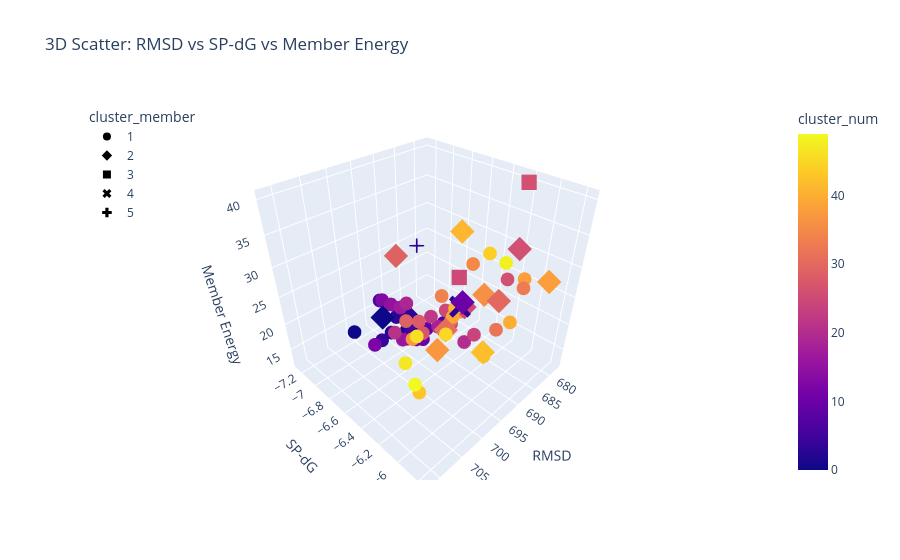

The notebook cell saved with this chart:
### Code cell
fig = px.scatter_3d(
    analysis_df,
    x='rmsd',
    y='spdg',
    z='member_energy',
    color='cluster_num',
    symbol='cluster_member',  # 可选
    hover_name='file_name',
    title='3D Scatter: RMSD vs SP-dG vs Member Energy'
)
fig.update_layout(
    legend=dict(x=0.01, y=0.99),
    scene=dict(
        xaxis_title='RMSD',
        yaxis_title='SP-dG',
        zaxis_title='Member Energy'
    )
)
fig.show()

### Figure 1 — Plotly figure (JSON) as saved in the notebook; plotly's stock layout.template omitted (floating-point values rounded to 4 significant figures)
{"data": [{"hovertemplate": "<b>%{hovertext}</b><br><br>cluster_member=1<br>rmsd=%{x}<br>spdg=%{y}<br>member_energy=%{z}<br>cluster_num=%{marker.color}<extra></extra>", "hovertext": ["seed-1-28-1-2-1.crd", "seed-1-32-0-0-0.crd", "seed-1-31-1-2-0.crd", "seed-1-31-1-0-2.crd", "seed-1-29-0-1-2.crd", "seed-1-31-0-3-1.crd", "seed-1-31-0-1-1.crd", "seed-1-12-0-1-0.crd", "seed-1-32-0-3-2.crd", "seed-1-28-0-0-3.crd", "seed-1-32-0-3-0.crd", "seed-1-31-0-3-0.crd", "seed-1-30-1-0-2.crd", "seed-1-32-0-1-3.crd", "seed-1-31-0-0-2.crd", "seed-1-31-0-1-3.crd", "seed-1-29-1-2-1.crd", "seed-1-32-1-0-1.crd", "seed-1-31-0-1-2.crd", "seed-1-32-0-3-3.crd", "seed-1-12-0-2-1.crd", "seed-1-29-0-3-1.crd", "seed-1-19-0-2-0.crd", "seed-1-15-0-3-3.crd", "seed-1-12-0-1-2.crd", "seed-1-15-0-2-0.crd", "seed-1-5-1-0-3.crd", "seed-1-29-0-1-0.crd", "seed-1-28-0-0-1.crd", "seed-1-28-1-2-2.crd", "seed-1-19-0-2-2.crd", "seed-1-28-0-3-3.crd", "seed-1-32-1-2-1.crd", "seed-1-1-0-0-2.crd", "seed-1-12-1-0-0.crd", "seed-1-5-1-0-2.crd", "seed-1-19-1-2-2.crd", "seed-1-29-1-2-0.crd", "seed-1-6-0-2-2.crd", "seed-1-32-1-2-0.crd", "seed-1-12-1-2-1.crd", "seed-1-31-0-3-2.crd", "seed-1-29-0-0-3.crd", "seed-1-22-0-2-3.crd", "seed-1-10-0-2-2.crd", "seed-1-30-1-2-2.crd", "seed-1-30-0-2-2.crd", "seed-1-26-1-2-2.crd", "seed-1-3-0-3-1.crd", "seed-1-22-0-1-2.crd"], "legendgroup": "1", "marker": {"color": [0, 1, 2, 3, 4, 5, 6, 7, 8, 9, 10, 11, 12, 13, 14, 15, 16, 17, 18, 19, 20, 21, 22, 23, 24, 25, 26, 27, 28, 29, 30, 31, 32, 33, 34, 35, 36, 37, 38, 39, 40, 41, 42, 43, 44, 45, 46, 47, 48, 49], "coloraxis": "coloraxis", "symbol": "circle"}, "mode": "markers", "name": "1", "scene": "scene", "showlegend": true, "type": "scatter3d", "x": [699.0, 693.4, 696.5, 693.8, 700.7, 697.5, 693.9, 690.1, 693.7, 698.7, 697.2, 698.2, 704.3, 695.0, 692.5, 695.9, 701.3, 695.5, 694.7, 694.8, 695.7, 703.0, 696.1, 695.1, 694.7, 693.5, 678.4, 700.6, 699.3, 700.8, 696.1, 698.7, 692.7, 680.2, 692.3, 680.4, 693.3, 703.8, 678.0, 696.0, 691.4, 694.8, 700.3, 711.6, 677.6, 701.1, 704.6, 709.7, 679.1, 711.6], "y": [-7.262, -6.814, -6.86, -6.926, -6.762, -6.602, -7.145, -6.519, -6.559, -6.55, -6.446, -6.474, -6.646, -7.042, -6.359, -6.88, -6.478, -6.783, -6.391, -6.744, -6.089, -6.474, -6.405, -6.243, -6.039, -6.363, -6.285, -6.293, -6.393, -6.457, -6.211, -6.175, -5.916, -6.076, -6.458, -6.585, -6.222, -6.246, -6.134, -6.197, -5.849, -6.221, -5.763, -5.826, -6.511, -6.053, -6.168, -6.034, -6.295, -5.861], "z": [12.23, 15.13, 15.47, 16.71, 17.11, 17.85, 17.94, 18.06, 18.2, 18.9, 19.22, 19.39, 19.49, 19.52, 19.85, 20.64, 20.87, 20.88, 20.97, 21.7, 22.12, 23.05, 23.35, 23.37, 23.48, 23.71, 23.76, 23.82, 24.12, 24.22, 24.62, 24.65, 24.76, 24.76, 24.78, 24.85, 24.86, 25.0, 25.03, 25.43, 26.1, 26.11, 26.15, 26.33, 26.41, 26.63, 26.72, 26.86, 26.96, 27.05]}, {"hovertemplate": "<b>%{hovertext}</b><br><br>cluster_member=2<br>rmsd=%{x}<br>spdg=%{y}<br>member_energy=%{z}<br>cluster_num=%{marker.color}<extra></extra>", "hovertext": ["seed-1-30-1-2-1.crd", "seed-1-32-1-0-2.crd", "seed-1-32-0-3-1.crd", "seed-1-32-0-0-1.crd", "seed-1-15-0-1-0.crd", "seed-1-2-1-0-3.crd", "seed-1-29-1-2-2.crd", "seed-1-15-0-2-2.crd", "seed-1-29-0-3-3.crd", "seed-1-15-1-2-2.crd", "seed-1-30-1-2-0.crd", "seed-1-7-0-2-2.crd", "seed-1-32-1-2-3.crd", "seed-1-30-0-0-3.crd"], "legendgroup": "2", "marker": {"color": [0, 3, 5, 10, 25, 26, 29, 30, 31, 36, 37, 38, 41, 42], "coloraxis": "coloraxis", "symbol": "diamond"}, "mode": "markers", "name": "2", "scene": "scene", "showlegend": true, "type": "scatter3d", "x": [699.0, 694.1, 697.6, 697.3, 693.6, 678.5, 701.5, 695.6, 698.9, 693.0, 704.0, 678.4, 694.6, 700.3], "y": [-6.832, -6.783, -6.509, -6.064, -6.179, -6.205, -6.498, -5.834, -6.144, -6.036, -6.01, -5.912, -6.2, -5.771], "z": [20.02, 18.75, 20.42, 29.79, 26.23, 29.87, 34.44, 31.5, 25.21, 29.36, 26.09, 26.67, 37.76, 26.69]}, {"hovertemplate": "<b>%{hovertext}</b><br><br>cluster_member=3<br>rmsd=%{x}<br>spdg=%{y}<br>member_energy=%{z}<br>cluster_num=%{marker.color}<extra></extra>", "hovertext": ["seed-1-32-0-2-0.crd", "seed-1-19-0-1-0.crd", "seed-1-8-1-0-3.crd"], "legendgroup": "3", "marker": {"color": [3, 25, 26], "coloraxis": "coloraxis", "symbol": "square"}, "mode": "markers", "name": "3", "scene": "scene", "showlegend": true, "type": "scatter3d", "x": [695.1, 694.0, 679.0], "y": [-6.658, -6.226, -6.187], "z": [18.97, 30.77, 40.33]}, {"hovertemplate": "<b>%{hovertext}</b><br><br>cluster_member=4<br>rmsd=%{x}<br>spdg=%{y}<br>member_energy=%{z}<br>cluster_num=%{marker.color}<extra></extra>", "hovertext": ["seed-1-31-0-2-0.crd"], "legendgroup": "4", "marker": {"color": [3], "coloraxis": "coloraxis", "symbol": "x"}, "mode": "markers", "name": "4", "scene": "scene", "showlegend": true, "type": "scatter3d", "x": [694.6], "y": [-6.183], "z": [26.7]}, {"hovertemplate": "<b>%{hovertext}</b><br><br>cluster_member=5<br>rmsd=%{x}<br>spdg=%{y}<br>member_energy=%{z}<br>cluster_num=%{marker.color}<extra></extra>", "hovertext": ["seed-1-32-0-1-2.crd"], "legendgroup": "5", "marker": {"color": [3], "coloraxis": "coloraxis", "symbol": "cross"}, "mode": "markers", "name": "5", "scene": "scene", "showlegend": true, "type": "scatter3d", "x": [693.9], "y": [-6.651], "z": [32.19]}], "layout": {"coloraxis": {"colorbar": {"title": {"text": "cluster_num"}}, "colorscale": [[0, "#0d0887"], [0.1111, "#46039f"], [0.2222, "#7201a8"], [0.3333, "#9c179e"], [0.4444, "#bd3786"], [0.5556, "#d8576b"], [0.6667, "#ed7953"], [0.7778, "#fb9f3a"], [0.8889, "#fdca26"], [1, "#f0f921"]]}, "legend": {"title": {"text": "cluster_member"}, "tracegroupgap": 0, "x": 0.01, "y": 0.99}, "scene": {"domain": {"x": [0, 1], "y": [0, 1]}, "xaxis": {"title": {"text": "RMSD"}}, "yaxis": {"title": {"text": "SP-dG"}}, "zaxis": {"title": {"text": "Member Energy"}}}, "title": {"text": "3D Scatter: RMSD vs SP-dG vs Member Energy"}}}
